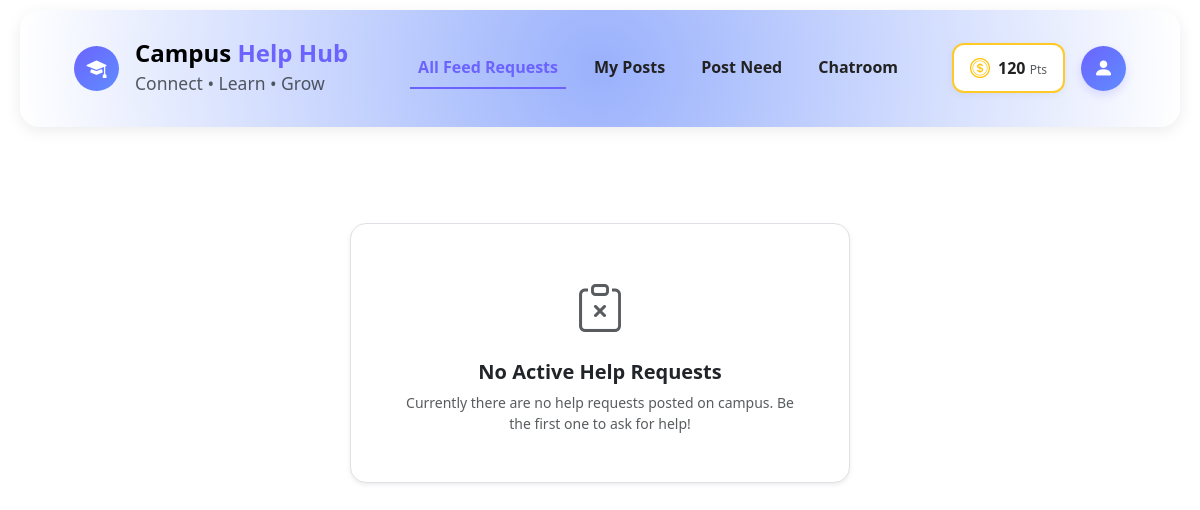
Page /dashboard/ (signed in) on the earlier database version.
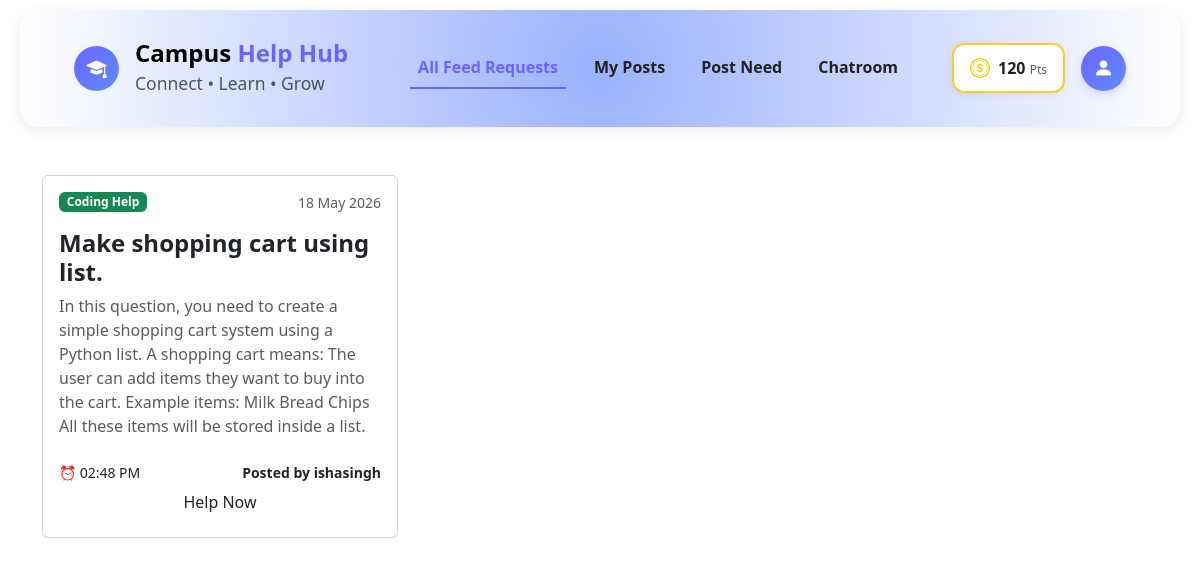
Same page on the later database version.
### CampusConnect/models.py (models this page shows, shortened)
class Post(models.Model):
    CATEGORY_CHOICES = [
        ('Notes', 'Notes Requirement'),
        ('Coding', 'Coding Doubt'),
        ('Assignment', 'Assignment Help'),
        ('Updates', 'Classroom Update'),
        ('Campus Queries', 'Campus Query / Enquiry'),
    ]
    student = models.ForeignKey('Student', on_delete=models.CASCADE, related_name='student_posts')
    title = models.CharField(max_length=255)
    category = models.CharField(max_length=50, choices=CATEGORY_CHOICES)
    description = models.TextField()
    created_at = models.DateTimeField(auto_now_add=True)

class Student(models.Model):
    ROLE_CHOICES = (
        ('USER', 'User'),
        ('STAFF', 'Staff'),
        ('ADMIN', 'Admin'),
    )
    full_name = models.CharField(max_length=100)
    email = models.EmailField(unique=True)
    username = models.CharField(max_length=50, unique=True)
    password = models.CharField(max_length=100)
    role = models.CharField(
        max_length=10,
        choices=ROLE_CHOICES,
        default='USER'
    )

### CampusConnect/views.py (the view)
# urls.py: path('dashboard/', views.dashboard, name='dashboard'),
def dashboard(request):
    if 'student_id' not in request.session:
        return redirect('login')
    logged_in_id = request.session['student_id']
    current_student = Student.objects.get(id=logged_in_id)
    all_posts = Post.objects.all().order_by('-created_at')
    context = {
        'student': current_student,
        'all_posts': all_posts  # Template loop ke liye data pass kiya
    }
    return render(request, 'dashboard.html', context)

### CampusConnect/templates/dashboard.html (shortened to what this page needs)
{% extends 'base.html' %}
{% block content %}
<div class="container mt-5">
    <div class="row g-4">
        {% for post in all_posts %}
        <div class="col-md-6 col-lg-4">
            <div class="card h-100">
                <div class="card-body">
                    <div class="d-flex justify-content-between align-items-center mb-3">
                        <span class="badge {% if post.category == 'Coding' %}bg-success{% elif post.category == 'Notes' %}bg-primary{% else %}bg-info text-dark{% endif %}">
                            {{ post.category }} Help
                        </span>
                        <small class="text-muted">
                            {{ post.created_at|date:"d M Y" }}
                        </small>
                    </div>
                    <h4 class="fw-bold">
                        {{ post.title }}
                    </h4>
                    <p class="text-muted">
                        {{ post.description }}
                    </p>
                    <div class="d-flex justify-content-between mt-4">
                        <small>
                            ⏰ {{ post.created_at|time:"h:i A" }}
                        </small>
                        <small class="fw-semibold">
                            Posted by {{ post.student.username }}
                        </small>
                    </div>
                    {% if post.student.id == request.session.student_id %}
                        <div class="text-center mt-4 p-2 bg-light rounded-3 text-muted fw-bold border" style="font-size: 14px;">
                            <i class="bi bi-person-check-fill text-secondary me-1"></i> Your Active Request
                        </div>
                    {% else %}
                        <form method="POST" action="{% url 'send_help_request' post.id %}">
                            <button type="submit" class="btn help-btn w-100">
                                Help Now
                            </button>
                        </form>
                    {% endif %}
                </div>
            </div>
        </div>
        {% empty %}
        <div class="col-12 text-center py-5">
            <div class="p-5 bg-white rounded-4 shadow-sm border" style="max-width: 500px; margin: 0 auto;">
                <i class="bi bi-clipboard-x text-muted mb-3" style="font-size: 3rem; display: block;"></i>
                <h5 class="fw-bold text-dark">No Active Help Requests</h5>
                <p class="text-muted small mb-0">Currently there are no help requests posted on campus. Be the first one to ask for help!</p>
            </div>
        </div>
        {% endfor %}
    </div>
</div>
{% endblock %}

Differences in the rows shown:
added Post: category "Coding", created_at "18 May 2026", title "Make shopping cart using list.", description "In this question, you need to create a simple shopping cart system using a Python list. A shopping cart means: The user can add items they want to buy into the cart. Example items: Milk Bread Chips All these items will be stored inside a list.", created_at "02:48 PM", student.username "ishasingh", shows "Help Now"
Other differences:
text no longer shown: "No Active Help Requests Currently there are no help requests posted on campus. Be the first one to ask for help!"
